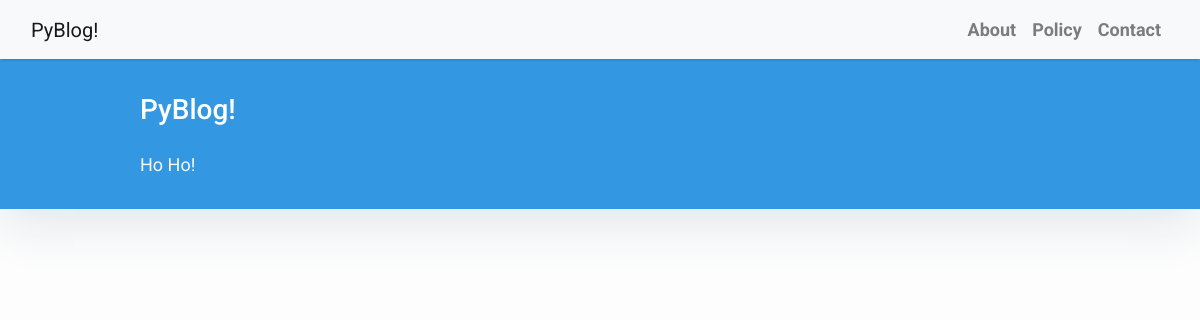
Before: / with the older database file.
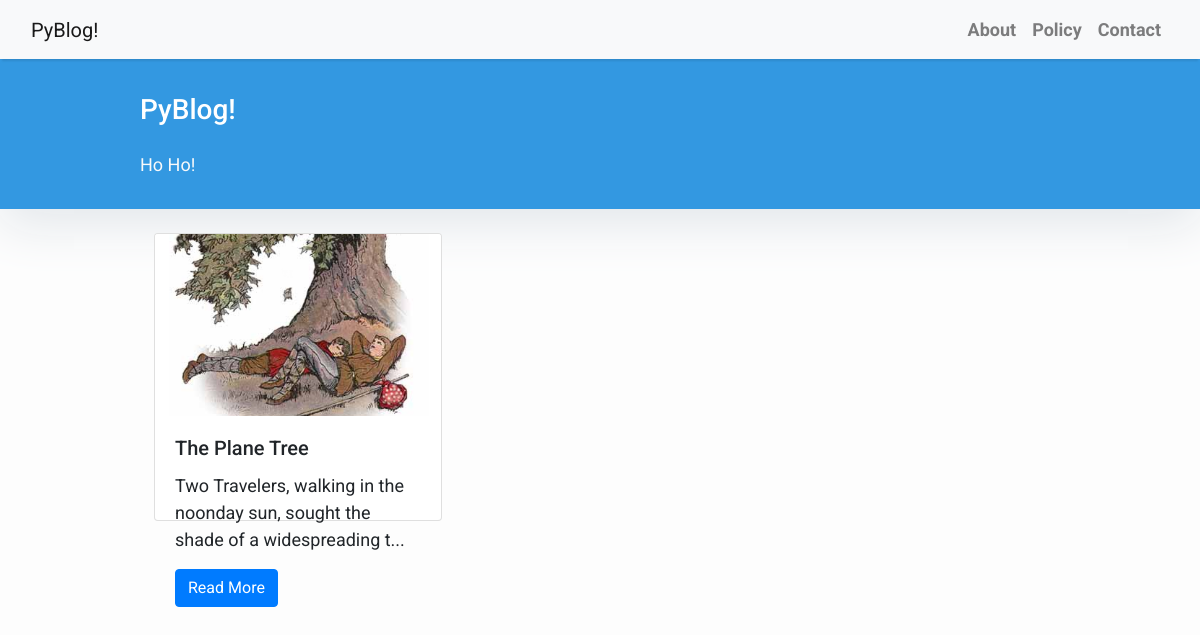
After: the same page with the newer database file.
### blog/models.py (models this page shows, shortened)
class Post(models.Model):
    title = models.CharField(max_length=200, unique=True)
    slug = models.SlugField(max_length=200, unique=True)
    author = models.ForeignKey(User, on_delete= models.CASCADE,related_name='blog_posts')
    updated_on = models.DateTimeField(auto_now= True)
    content = models.TextField()
    created_on = models.DateTimeField(auto_now_add=True)
    status = models.IntegerField(choices=STATUS, default=0)
    image = models.ImageField(upload_to=get_file_path, default='https://via.placeholder.com/300')
    class Meta:
        ordering = ['-created_on']

### blog/views.py (the view)
# urls.py: path('', views.PostList.as_view(), name='home'),
class PostList(generic.ListView):
    queryset = Post.objects.filter(status=1).order_by('-created_on')
    template_name = 'index.html'

### templates/index.html (shortened to what this page needs)
{% extends "base.html" %}
{% load static %}
{% block content %}
<header class="masthead">
    <div class="container">
        <div class="row">
            <div class=" col-md-8 col-md-10 mx-auto">
                <div class="site-heading">
                    <h3 class=" site-heading my-4 mt-3 text-white">PyBlog!</h3>
                    <p class="text-light">Ho Ho!&nbsp
                    </p>
                </div>
            </div>
        </div>
    </div>
</header>
    <div class="center">
        {% for post in post_list %}
        <div class="column">
            <div class="card">
                <img class="card-img-top" src="/media/{{post.image}}" alt="Card image cap">
                <div class="card-body">
                    <h5 class="card-title">{{post.title}}</h5>
                    <p class="card-text">{{post.content|slice:80}}...</p>
                    <a href="{{post.slug}}" class="btn btn-primary">Read More</a>
                </div>
            </div>
        </div>
        {% endfor %}
    </div>
{% endblock %}

### templates/base.html (shortened to what this page needs)
<!DOCTYPE html>
<html>
    <head>
        <link rel="stylesheet" href="https://maxcdn.bootstrapcdn.com/bootstrap/4.0.0/css/bootstrap.min.css"
 />
    </head>
    <body>
        <nav class="navbar navbar-expand-lg navbar-light bg-light shadow" id="mainNav">
            <div class="container-fluid">
                <a class="navbar-brand" href="{% url 'home' %}">PyBlog!</a>
                <div class="collapse navbar-collapse" id="navbarResponsive">
                    <ul class="navbar-nav ml-auto">
                        <li class="nav-item text-black">
                            <a class="nav-link text-black font-weight-bold" href="#">About</a>
                        </li>
                        <li class="nav-item text-black">
                            <a class="nav-link text-black font-weight-bold" href="#">Policy</a>
                        </li>
                        <li class="nav-item text-black">
                            <a class="nav-link text-black font-weight-bold" href="#">Contact</a>
                        </li>
                    </ul>
                </div>
            </div>
        </nav>
        {% block content %}{% endblock content %}
    </body>
</html>

### templates/base.html (style rules this page uses)
body { font-family: "Roboto", sans-serif; font-size: 17px; background-color: #fdfdfd; }
.shadow { box-shadow: 0 4px 2px -2px rgba(0, 0, 0, 0.1); }
.masthead { background: #3398E1; height: auto; padding-bottom: 15px; box-shadow: 0 16px 48px #E3E7EB; padding-top: 10px; }

### templates/index.html (style rules this page uses)
body { font-family: "Roboto", sans-serif; font-size: 18px; background-color: #fdfdfd; }
.card { display: flex; width: 18rem; height:18rem; }
.column { float: left; width: 25%; padding: 0 10px; }
.center { margin: auto; width: 80%; padding: 2%; }

Changed rows visible on the page:
added Post: image (picture), title "The Plane Tree", content "Two Travelers, walking in the noonday sun, sought the shade of a widespreading t"
